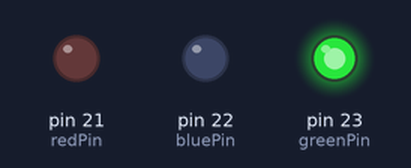
Simulated run of this sketch. Board: Arduino Mega 2560, built with avr-gcc and run on an emulated ATmega2560. Shown: output pins drawn as LEDs (lit = HIGH).

Above: at 1.2 s.
At 3.8 s:
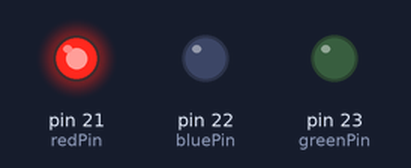
At 6.4 s:
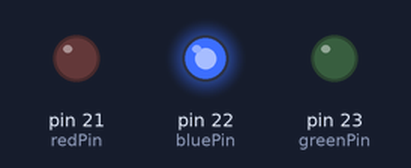
Timing chart, 0 to 10.0 s (numbered marks = the images above):
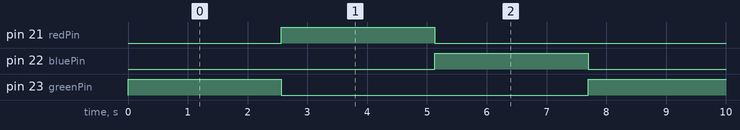

The sketch:

Lab3_TriColor.ino
```cpp
int redPin =  21;
int greenPin =  23;
int bluePin =  22;
int currentIntensity = 0;
int led[3] = { redPin, greenPin, bluePin };

void setup()
{
  pinMode(redPin, OUTPUT);
  pinMode(greenPin, OUTPUT);
  pinMode(bluePin, OUTPUT);
}

void loop()
{
  // set all 3 pins to the desired intensity
  analogWrite(led[0], currentIntensity);
  analogWrite(led[1], 255 - currentIntensity);
  analogWrite(led[2], 0);

  // remain at this color, but not for very long
  delay(20);

  // increase the red
  currentIntensity = currentIntensity + 1;

  // since 255 is the maximum, set it back to 0
  // when it increments beyond 255
  if (currentIntensity > 255) {
    currentIntensity = 0;
    //Shift link list style
    int temp = led[0];
    for(int i =0; i<2; i++)
      led[i] = led[i+1];
    led[2] = temp;
  }
}
```

Measured:
- by itself, pin 21 (redPin), pin 22 (bluePin), pin 23 (greenPin): alternates HIGH for 2.6 s and LOW for 5.1 s
- by itself, everything shown: repeats every 7.7 s, in 3 steps
